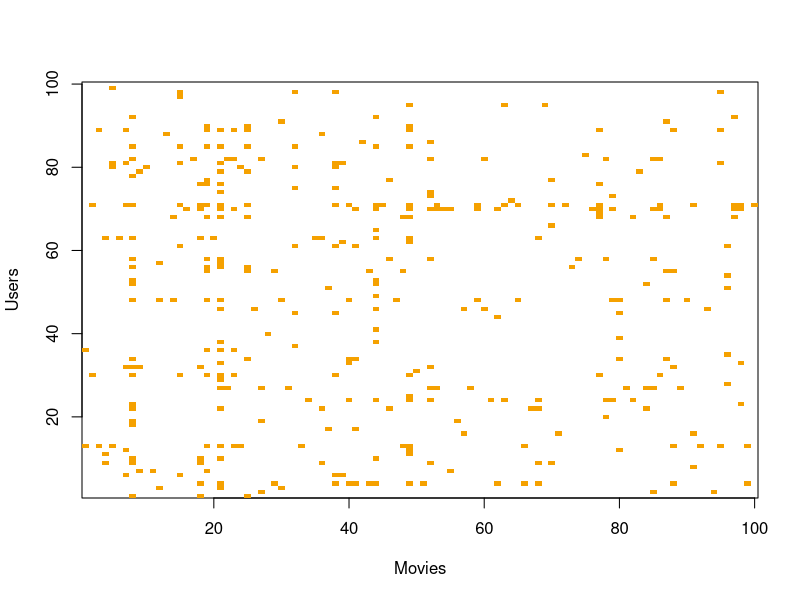
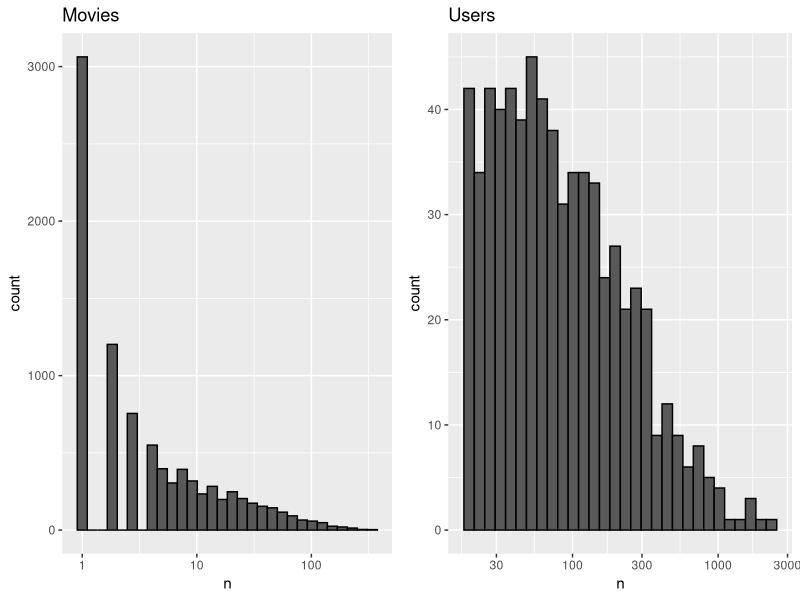
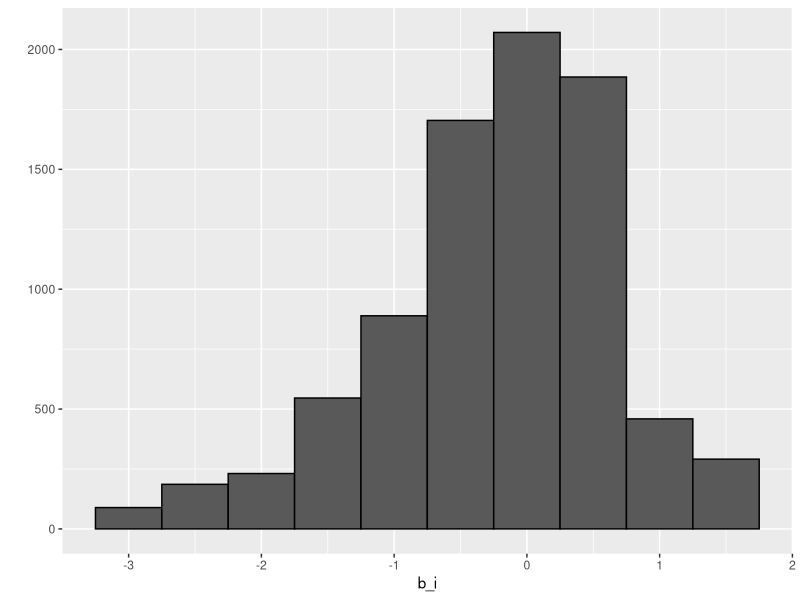
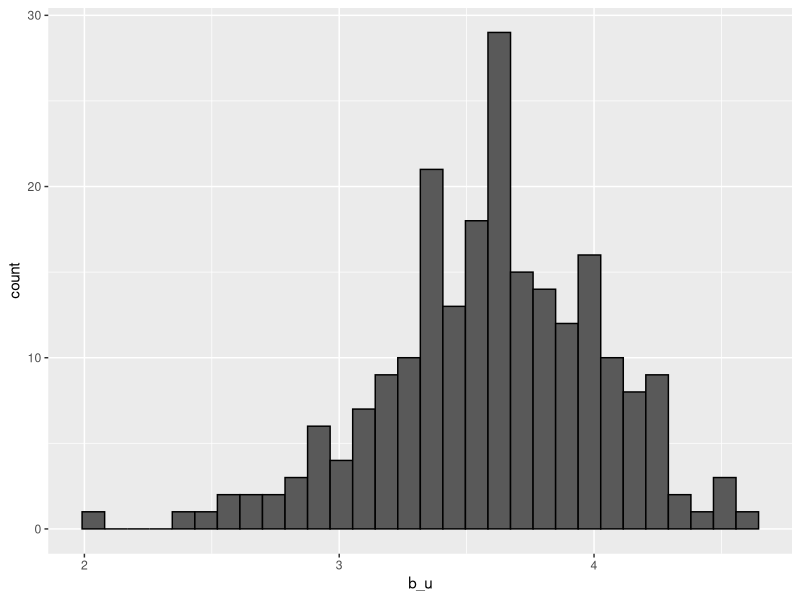
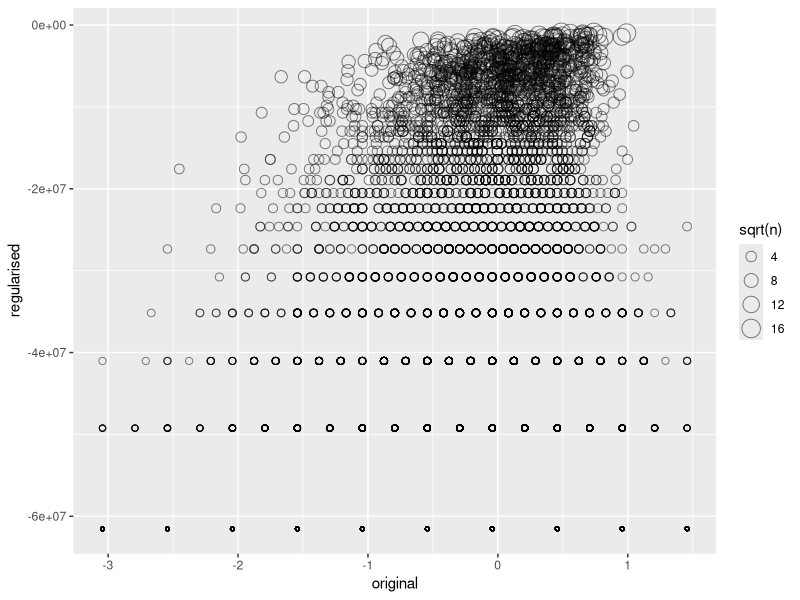

These charts were generated, in order, by the following R code:
## ---- chunk 1
library(tidyverse) # for tidy data
library(gridExtra) # to plot graphs in a grid, or next to each other
library(dplyr) # for data manipulation
library(ggplot2) #for visualisations
library(caret) # for ML, resampling and model training

library(dslabs) # for the movielens data
data("movielens") # load-up the movielens data
## ---- chunk 2
dim(movielens)
## ---- chunk 3
head(movielens)
## ---- chunk 4
#create a table summarising the total numbers of users and movies. Use the n_distinct() function and not count() as the latter will only give the number of times that user has given a rating.
movielens %>% summarise(n_users = n_distinct(userId),
                        n_movies = n_distinct(movieId))
## ---- chunk 5
#to identify the top 5 movies first use count() function to count unique number of movies using their Id numbers, and then select the top 5 by using the top_n() function. Both functions are from the dplyr package
keep <- movielens %>% 
  count(movieId) %>%
  top_n(5) %>%
  pull(movieId)

#choose 7 random users, in this case lets say users from 13 to 20, and create a tidy matrix

tab <- movielens %>%
  filter(userId %in% c(13:20)) %>%
  filter(movieId %in% keep) %>%
  select(userId, title, rating) %>%
  #spread(title, rating)
  pivot_wider(names_from = title, 
              values_from = rating) #if we don't use pivot_wider() function (this function supersedes spread() function that was previously used) from the tidyr package the resulting matrix will have the same output format as movielens - ie, each row represents one rating given by one user to one movie. This means, without pivot_wider, rows would list users and their ratings for each movie before doing the same for the next user and so on. 
tab
## ---- chunk 6
#randomly select 100 users

users <- sample(unique(movielens$userId), 100)

movielens %>%
  filter(userId %in% users) %>%
  select (userId, movieId, rating) %>%
  mutate(rating = 1) %>% #changes all the assigned ratings to 1. Choice of 1 is arbitrary so long as long as they are uniform so that the image can show the contrast between NAs and those that received a rating of any value.
  pivot_wider(names_from = movieId, values_from = rating) %>%
  select(sample(ncol(.), 100)) %>%
  as.matrix() %>%
  t(.) %>% # this transposes the matrix so that movieIds are the rows and users are the columns
  image(1:100, 1:100, . , xlab = "Movies", ylab = "Users")
## ---- chunk 7
# Histogram for movies assigned to p1
p1 <- movielens %>%
  count(movieId) %>%
  ggplot(aes(n)) +
  geom_histogram(bins = 30,
                 colour = "black") +
  scale_x_log10() +
  ggtitle("Movies")

#Histogram for users assigned to p2
p2 <- movielens %>%
  count(userId) %>%
  ggplot(aes(n)) +
  geom_histogram(bins = 30,
                 colour = "black") +
  scale_x_log10() +
  ggtitle("Users")

#arrange p1 and p2 in grid formation
grid.arrange(p1, p2, ncol = 2)
## ---- chunk 8
set.seed(755) #for reproduceability

#1st step:use createDataPartition from caret package to partition the ratings
test_index <- createDataPartition(y = movielens$rating,
                                  times = 1,
                                  p = 0.2,
                                  list = FALSE)

#2nd step: assign the partitioned data to training and test sets
train_set <- movielens[-test_index, ]
test_set <- movielens[test_index, ]
## ---- chunk 9
#semi_join(x,y) function from dplyr package returns all rows from x with a match in y
test_set <- test_set %>%
  semi_join(train_set, by = "movieId") %>%
  semi_join(train_set, by = "userId")

## ---- chunk 10
#function to compare models' RMSEs using the above formula

RMSE <- function(true_ratings, predicted_ratings){
  sqrt(mean((true_ratings - predicted_ratings)^2))
}
## ---- chunk 11
#set average of all ratings as our estimate of mu
rating_avg <- mean(train_set$rating)
rating_avg
## ---- chunk 12
#use the RMSE function we just created above and assign it to naive_RMSE
naive_RMSE <- RMSE(test_set$rating, rating_avg)
naive_RMSE
## ---- chunk 13
#we can use tibble for creating the results table

rmse_results <- tibble("Naive: Just the Average", naive_RMSE) %>% 
  set_names(c("method", "RMSE")) #set names add column names. This is needed for us to use bind_rows() function later on to add more rows with results from our other models
rmse_results
## ---- chunk 14
movie_avgs <- train_set %>%
  group_by(movieId) %>%
  summarise(b_i = mean(rating - rating_avg))
head(movie_avgs)
## ---- chunk 15
qplot(b_i, data = movie_avgs, bins = 10, colour = I("black"))
## ---- chunk 16
#since formula is mu + bi estimates, we will add test_set's bi to rating average 
predicted_ratings <- rating_avg + test_set %>% #however, test_set does not have b_i. 
  left_join(movie_avgs, by="movieId") %>% #So we will use left_join(x,y) function to add b_is we calculated in training set by matching their movieId- ie average of rating differences to the mean rating of 3.5 by each movie.
  .$b_i #alternatively pull(b_i)

#we can check the performance of this model using our RMSE function:
RMSE(predicted_ratings, test_set$rating)
## ---- chunk 17
movie_effect_model_rmse <- RMSE(predicted_ratings, test_set$rating)

#we will use bind_rows() from dplyr package to add the movie effect model's RMSE to our table. This function binds two data frames by rows. For it to work, the columns of rmse_results need names which can be done by set_names function (see above where table is initiall created).
rmse_results <- bind_rows(rmse_results,
                          tibble(method = "Movie Effect Model",
                                 RMSE = movie_effect_model_rmse)) 
rmse_results
## ---- chunk 18
#create histogram of user effect

train_set %>%
  group_by(userId) %>%
  filter(n() >= 100) %>%
  summarise(b_u = mean(rating)) %>%
  ggplot(aes(b_u)) +
  geom_histogram(bins = 30, colour = "black")
## ---- chunk 19
user_avgs <- train_set %>%
  left_join(movie_avgs, by= "movieId") %>% #adding movie averages to the training set
  group_by(userId) %>% 
  summarise(b_u = mean(rating - rating_avg - b_i))
head(user_avgs)
## ---- chunk 20
predicted_ratings <- test_set %>%
  left_join(movie_avgs, by="movieId") %>%
  left_join(user_avgs, by="userId") %>%
  mutate(pred = rating_avg + b_i + b_u) %>%
  .$pred #or pull(pred)

#calculate the RMSE
movie_and_user_effect_rmse <- RMSE(test_set$rating, predicted_ratings)

#add the rmse to the results table
rmse_results <- bind_rows(rmse_results,
                          tibble(method = "Movie & User Effects Model",
                                 RMSE = movie_and_user_effect_rmse))
rmse_results
## ---- chunk 21
test_set %>%
  left_join(movie_avgs, by="movieId") %>%
  mutate(residual = rating - (rating_avg + b_i)) %>%
  arrange(desc(abs(residual))) %>% #although arrange(residual) gives the same answer, note the logic of it. residuals can be in either direction, so taking the absolute values and then sorting them in descending order is the logic behind this arrangement.
  slice(1:10)
## ---- chunk 22
movie_titles <- movielens %>%
  select(movieId, title) %>%
  distinct()
## ---- chunk 23
movie_avgs %>% 
  left_join(movie_titles, by="movieId") %>%
  arrange(desc(b_i)) %>%
  slice(1:10) %>%
  .$title
## ---- chunk 24
movie_avgs %>% 
  left_join(movie_titles, by="movieId") %>%
  arrange(b_i) %>%
  slice(1:10) %>%
  .$title
## ---- chunk 25
train_set %>%
  count(movieId) %>%
  left_join(movie_avgs) %>%
  left_join(movie_titles, by="movieId") %>%
  arrange(desc(b_i)) %>%
  slice(1:10) %>%
  pull(n)
## ---- chunk 26
lambda <- 3
movie_reg_avgs <- train_set %>%
  group_by(movieId) %>%
  summarise(b_i = sum(rating - movie_avgs) / (n() + lambda), 
            n_i = n())
## ---- chunk 27
tibble(original = movie_avgs$b_i,
       regularised = movie_reg_avgs$b_i,
       n = movie_reg_avgs$n_i) %>%
  ggplot(aes(original, regularised, size = sqrt(n))) +
  geom_point(shape = 1, alpha = 0.5)
